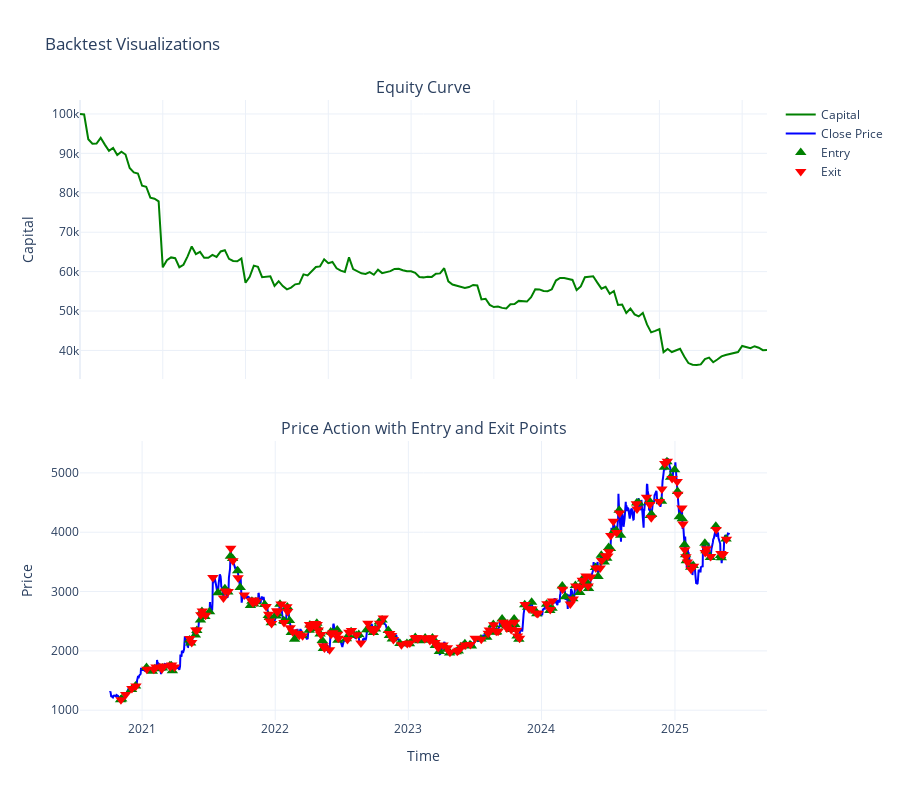

Notebook code for this chart:
### Code cell
data = macd_atr_strategy(data)
data.rename(columns={'datetime':'timestamp'},inplace=True)
dataframe = data[['timestamp','open','high','low','close','volume','signals']]
perform_backtest(dataframe)

### Figure 1 — Plotly figure (JSON) as saved in the notebook; plotly's stock layout.template omitted (floating-point values rounded to 4 significant figures; data arrays with more than 128 entries replaced by an {"elided": "..."} marker saying what was removed)
{"data": [{"line": {"color": "green"}, "mode": "lines", "name": "Capital", "type": "scatter", "xaxis": "x", "y": {"elided": "167 float values"}, "yaxis": "y"}, {"line": {"color": "blue"}, "mode": "lines", "name": "Close Price", "type": "scatter", "x": {"elided": "1151 str values"}, "xaxis": "x2", "y": {"elided": "1151 float values"}, "yaxis": "y2"}, {"marker": {"color": "green", "size": 10, "symbol": "triangle-up"}, "mode": "markers", "name": "Entry", "type": "scatter", "x": {"elided": "166 str values"}, "xaxis": "x2", "y": {"elided": "166 float values"}, "yaxis": "y2"}, {"marker": {"color": "red", "size": 10, "symbol": "triangle-down"}, "mode": "markers", "name": "Exit", "type": "scatter", "x": {"elided": "166 str values"}, "xaxis": "x2", "y": {"elided": "166 float values"}, "yaxis": "y2"}], "layout": {"annotations": [{"font": {"size": 16}, "showarrow": false, "text": "Equity Curve", "x": 0.5, "xanchor": "center", "xref": "paper", "y": 1, "yanchor": "bottom", "yref": "paper"}, {"font": {"size": 16}, "showarrow": false, "text": "Price Action with Entry and Exit Points", "x": 0.5, "xanchor": "center", "xref": "paper", "y": 0.45, "yanchor": "bottom", "yref": "paper"}], "height": 800, "showlegend": true, "title": {"text": "Backtest Visualizations"}, "xaxis": {"anchor": "y", "domain": [0, 1], "matches": "x2", "showticklabels": false}, "xaxis2": {"anchor": "y2", "domain": [0, 1], "title": {"text": "Time"}}, "yaxis": {"anchor": "x", "domain": [0.55, 1], "title": {"text": "Capital"}}, "yaxis2": {"anchor": "x2", "domain": [0, 0.45], "title": {"text": "Price"}}}}
